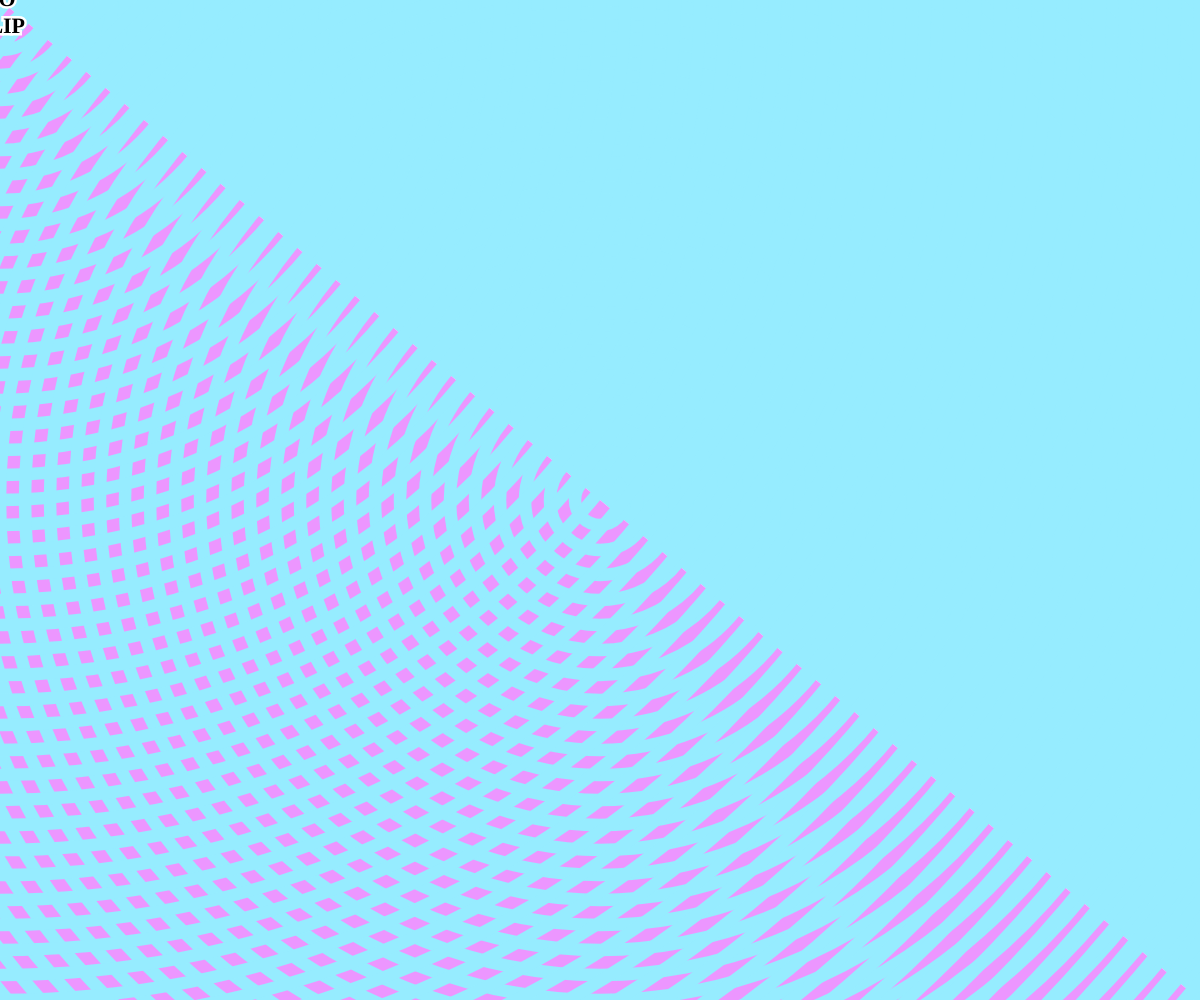
Frame 1 (no input)
Frame 60 (no input): identical to frame 1, image omitted
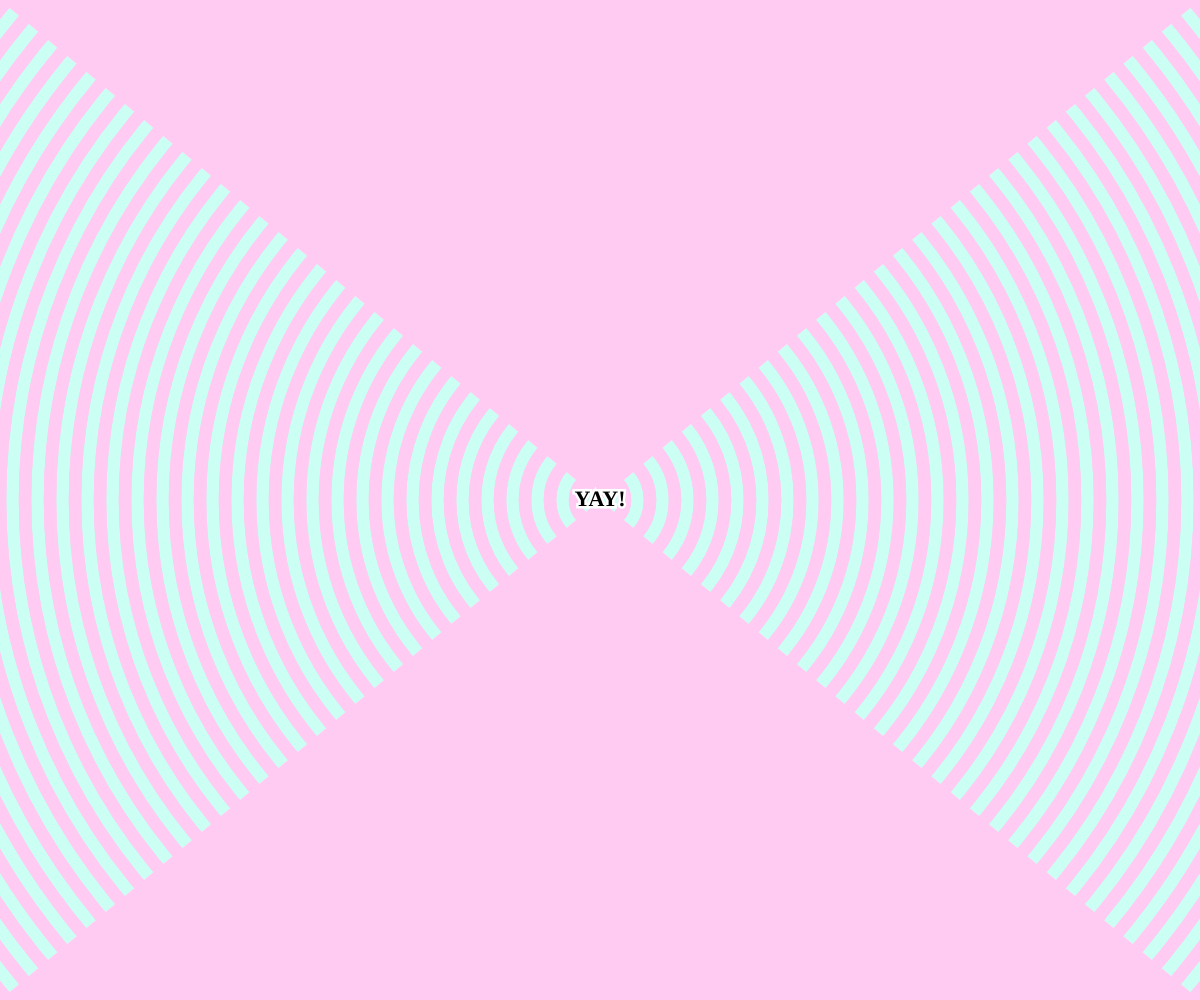
Frame 120 (the mouse pressed at the canvas centre since frame 60)

The p5.js sketch that drew these frames (run headless with seeded random() and noise() and a simulated clock; from frame 60 on, the mouse is pressed at the canvas centre):

// p5.js sketch
// ── sketch.js
let colOffset;
const num = 100;

function setup() {
  createCanvas(windowWidth, windowHeight);
  textFont('Space Mono');
  colOffset = random(50,100);  
  
}

function draw() {
  
  background(255);
  noStroke();
  noFill();
  let sw = 12.5;

  let alpha = map(mouseX, 0, height, 255, 255);
  let colR = map(mouseX, 0, width, 150, 255);
  let colG = map(mouseY, 0, height, 150, 255);
  let colB = map(mouseY, 0, width, 255, 225);
  //let colB = 255;


  if (mouseIsPressed) {
    
  str = 'YAY!'; 
  // Left + Right Triangles
  fill(colR, colG+colOffset, colB);
  triangle(0,0,mouseX,mouseY,0,height);
  triangle(width,0,width,height,mouseX,mouseY);
  
  // Top + Bottom Triangles
  fill(colR+colOffset, colG, colB);
  triangle(0,0,width,0,mouseX,mouseY);
  triangle(0,height,width,height,mouseX,mouseY);

  // Circles
  noFill();
  for (let i=0; i<num; i++) {
    stroke(colR+colOffset, colG, colB);
    strokeWeight(sw);
    let cw = 50 + i * 50;
    circle(width/2, height/2, cw);
    circle(mouseX, mouseY, cw);

  }
  
}else{

  str = 'CLICK\nTO\nFLIP';

// Left + Right Triangles
  fill(colR, colG+colOffset, colB);
  triangle(0,0,mouseX,mouseY,0,height);
  triangle(width,0,width,height,mouseX,mouseY);
  
  // Top + Bottom  Triangles
  fill(colR+colOffset, colG, colB);
  triangle(0,0,width,0,mouseX,mouseY);
  triangle(0,height,width,height,mouseX,mouseY);

  // Circles
  noFill();
  for (let i=0; i<num; i++) {
    //stroke(colG, colR, colB,alpha);
    stroke(colR, colG+colOffset, colB);
    strokeWeight(sw);
    let cw = 50 + i * 50;
    circle(width/2, height/2, cw);
    circle(mouseX, mouseY, cw);

  }
}

// Text Follows Mouse
  strokeWeight(5);
  stroke(255);
  fill(0,0,0);
  textSize(22);
  textStyle(BOLD);
  textAlign(CENTER, CENTER);
  text(str, mouseX, mouseY);

}

function windowResized() {
  resizeCanvas(windowWidth, windowHeight);
}
